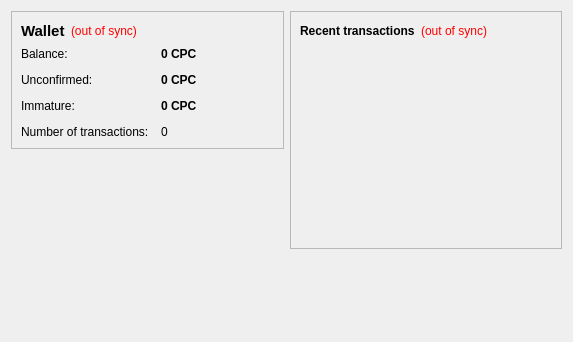
<?xml version="1.0" encoding="UTF-8"?>
<ui version="4.0">
 <class>OverviewPage</class>
 <widget class="QWidget" name="OverviewPage">
  <property name="geometry">
   <rect>
    <x>0</x>
    <y>0</y>
    <width>573</width>
    <height>342</height>
   </rect>
  </property>
  <property name="windowTitle">
   <string>Form</string>
  </property>
  <layout class="QHBoxLayout" name="horizontalLayout" stretch="1,1">
   <item>
    <layout class="QVBoxLayout" name="verticalLayout_2">
     <item>
      <widget class="QFrame" name="frame">
       <property name="frameShape">
        <enum>QFrame::StyledPanel</enum>
       </property>
       <property name="frameShadow">
        <enum>QFrame::Raised</enum>
       </property>
       <layout class="QVBoxLayout" name="verticalLayout_4">
        <item>
         <layout class="QHBoxLayout" name="horizontalLayout_4">
          <item>
           <widget class="QLabel" name="label_5">
            <property name="font">
             <font>
              <pointsize>11</pointsize>
              <weight>75</weight>
              <bold>true</bold>
             </font>
            </property>
            <property name="text">
             <string>Wallet</string>
            </property>
           </widget>
          </item>
          <item>
           <widget class="QLabel" name="labelWalletStatus">
            <property name="toolTip">
             <string>The displayed information may be out of date. Your wallet automatically synchronizes with the Crapcoin network after a connection is established, but this process has not completed yet.</string>
            </property>
            <property name="styleSheet">
             <string notr="true">QLabel { color: red; }</string>
            </property>
            <property name="text">
             <string notr="true">(out of sync)</string>
            </property>
            <property name="alignment">
             <set>Qt::AlignLeading|Qt::AlignLeft|Qt::AlignVCenter</set>
            </property>
           </widget>
          </item>
          <item>
           <spacer name="horizontalSpacer_2">
            <property name="orientation">
             <enum>Qt::Horizontal</enum>
            </property>
            <property name="sizeHint" stdset="0">
             <size>
              <width>40</width>
              <height>20</height>
             </size>
            </property>
           </spacer>
          </item>
         </layout>
        </item>
        <item>
         <layout class="QFormLayout" name="formLayout_2">
          <property name="fieldGrowthPolicy">
           <enum>QFormLayout::AllNonFixedFieldsGrow</enum>
          </property>
          <property name="horizontalSpacing">
           <number>12</number>
          </property>
          <property name="verticalSpacing">
           <number>12</number>
          </property>
          <item row="0" column="0">
           <widget class="QLabel" name="label">
            <property name="text">
             <string>Balance:</string>
            </property>
           </widget>
          </item>
          <item row="0" column="1">
           <widget class="QLabel" name="labelBalance">
            <property name="font">
             <font>
              <weight>75</weight>
              <bold>true</bold>
             </font>
            </property>
            <property name="cursor">
             <cursorShape>IBeamCursor</cursorShape>
            </property>
            <property name="toolTip">
             <string>Your current balance</string>
            </property>
            <property name="text">
             <string notr="true">0 CPC</string>
            </property>
            <property name="textInteractionFlags">
             <set>Qt::LinksAccessibleByMouse|Qt::TextSelectableByKeyboard|Qt::TextSelectableByMouse</set>
            </property>
           </widget>
          </item>
          <item row="1" column="0">
           <widget class="QLabel" name="label_3">
            <property name="text">
             <string>Unconfirmed:</string>
            </property>
           </widget>
          </item>
          <item row="1" column="1">
           <widget class="QLabel" name="labelUnconfirmed">
            <property name="font">
             <font>
              <weight>75</weight>
              <bold>true</bold>
             </font>
            </property>
            <property name="cursor">
             <cursorShape>IBeamCursor</cursorShape>
            </property>
            <property name="toolTip">
             <string>Total of transactions that have yet to be confirmed, and do not yet count toward the current balance</string>
            </property>
            <property name="text">
             <string notr="true">0 CPC</string>
            </property>
            <property name="textInteractionFlags">
             <set>Qt::LinksAccessibleByMouse|Qt::TextSelectableByKeyboard|Qt::TextSelectableByMouse</set>
            </property>
           </widget>
          </item>
          <item row="3" column="0">
           <widget class="QLabel" name="label_2">
            <property name="text">
             <string>Number of transactions:</string>
            </property>
           </widget>
          </item>
          <item row="3" column="1">
           <widget class="QLabel" name="labelNumTransactions">
            <property name="toolTip">
             <string>Total number of transactions in wallet</string>
            </property>
            <property name="text">
             <string notr="true">0</string>
            </property>
           </widget>
          </item>
          <item row="2" column="0">
           <widget class="QLabel" name="labelImmatureText">
            <property name="text">
             <string>Immature:</string>
            </property>
           </widget>
          </item>
          <item row="2" column="1">
           <widget class="QLabel" name="labelImmature">
            <property name="font">
             <font>
              <weight>75</weight>
              <bold>true</bold>
             </font>
            </property>
            <property name="toolTip">
             <string>Mined balance that has not yet matured</string>
            </property>
            <property name="text">
             <string notr="true">0 CPC</string>
            </property>
            <property name="textInteractionFlags">
             <set>Qt::LinksAccessibleByMouse|Qt::TextSelectableByKeyboard|Qt::TextSelectableByMouse</set>
            </property>
           </widget>
          </item>
         </layout>
        </item>
       </layout>
      </widget>
     </item>
     <item>
      <spacer name="verticalSpacer">
       <property name="orientation">
        <enum>Qt::Vertical</enum>
       </property>
       <property name="sizeHint" stdset="0">
        <size>
         <width>20</width>
         <height>40</height>
        </size>
       </property>
      </spacer>
     </item>
    </layout>
   </item>
   <item>
    <layout class="QVBoxLayout" name="verticalLayout_3">
     <item>
      <widget class="QFrame" name="frame_2">
       <property name="frameShape">
        <enum>QFrame::StyledPanel</enum>
       </property>
       <property name="frameShadow">
        <enum>QFrame::Raised</enum>
       </property>
       <layout class="QVBoxLayout" name="verticalLayout">
        <item>
         <layout class="QHBoxLayout" name="horizontalLayout_2">
          <item>
           <widget class="QLabel" name="label_4">
            <property name="text">
             <string>&lt;b&gt;Recent transactions&lt;/b&gt;</string>
            </property>
           </widget>
          </item>
          <item>
           <widget class="QLabel" name="labelTransactionsStatus">
            <property name="toolTip">
             <string>The displayed information may be out of date. Your wallet automatically synchronizes with the Crapcoin network after a connection is established, but this process has not completed yet.</string>
            </property>
            <property name="styleSheet">
             <string notr="true">QLabel { color: red; }</string>
            </property>
            <property name="text">
             <string notr="true">(out of sync)</string>
            </property>
            <property name="alignment">
             <set>Qt::AlignRight|Qt::AlignTrailing|Qt::AlignVCenter</set>
            </property>
           </widget>
          </item>
          <item>
           <spacer name="horizontalSpacer">
            <property name="orientation">
             <enum>Qt::Horizontal</enum>
            </property>
            <property name="sizeHint" stdset="0">
             <size>
              <width>40</width>
              <height>20</height>
             </size>
            </property>
           </spacer>
          </item>
         </layout>
        </item>
        <item>
         <widget class="QListView" name="listTransactions">
          <property name="styleSheet">
           <string notr="true">QListView { background: transparent; }</string>
          </property>
          <property name="frameShape">
           <enum>QFrame::NoFrame</enum>
          </property>
          <property name="verticalScrollBarPolicy">
           <enum>Qt::ScrollBarAlwaysOff</enum>
          </property>
          <property name="horizontalScrollBarPolicy">
           <enum>Qt::ScrollBarAlwaysOff</enum>
          </property>
          <property name="selectionMode">
           <enum>QAbstractItemView::NoSelection</enum>
          </property>
         </widget>
        </item>
       </layout>
      </widget>
     </item>
     <item>
      <spacer name="verticalSpacer_2">
       <property name="orientation">
        <enum>Qt::Vertical</enum>
       </property>
       <property name="sizeHint" stdset="0">
        <size>
         <width>20</width>
         <height>40</height>
        </size>
       </property>
      </spacer>
     </item>
    </layout>
   </item>
  </layout>
 </widget>
 <resources/>
 <connections/>
</ui>
